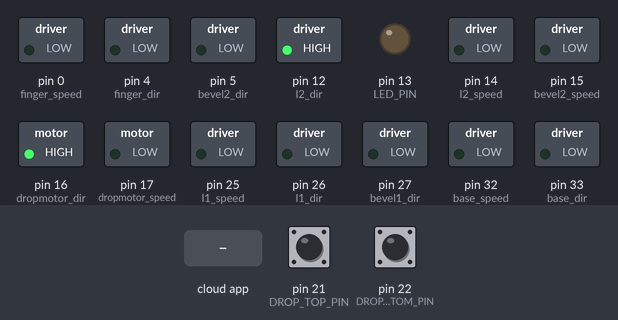
Simulated run of this sketch. Board: Arduino Mega 2560, built with avr-gcc and run on an emulated ATmega2560. Parts: switched loads named in the sketch (green lamp = pin HIGH), output pins drawn as LEDs (lit = HIGH). The test bench sets the inputs (shaded band); at power-on: pin 22 (DROP_BOTTOM_PIN) HIGH, pin 21 (DROP_TOP_PIN) HIGH. The ROS host is connected and sends only what is stated.

Above: at 1.2 s.
1.3 s: the phone or cloud app sets dropmotor to 0
At 2.0 s:
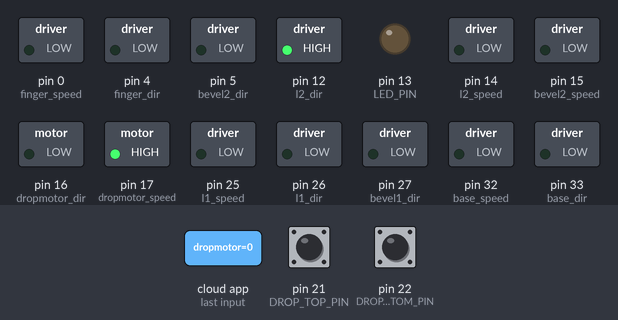
2.8 s: pin 22 (DROP_BOTTOM_PIN) pulled LOW for 0.15 s
At 2.88 s:
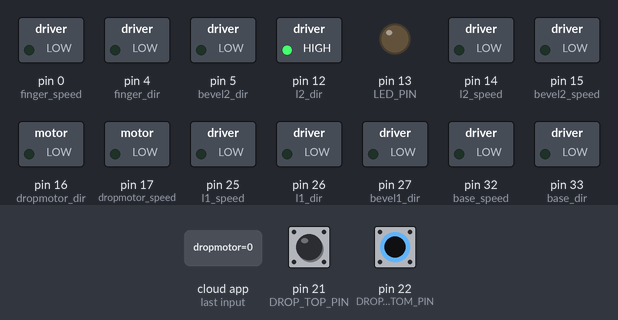
4.4 s: the phone or cloud app sets dropmotor to 1
At 5.6 s:
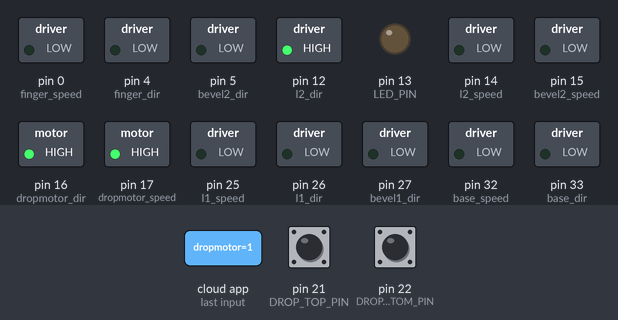
5.9 s: pin 21 (DROP_TOP_PIN) pulled LOW for 3.2 s
At 6.5 s:
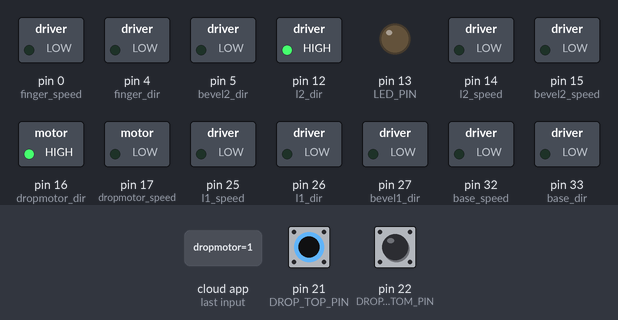
Timing chart, 0 to 10.6 s (numbered marks = the images above; inputs shaded):
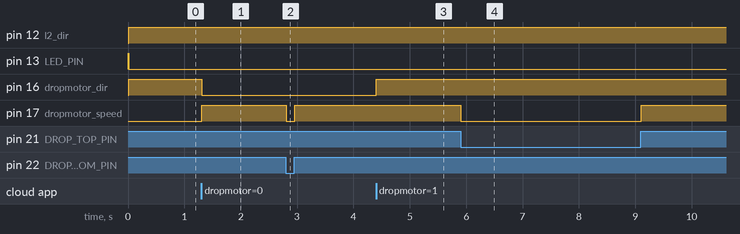

Measured:
- after the input at 1.3 s, pin 16 (dropmotor_dir): HIGH → LOW at once; pin 17 (dropmotor_speed): LOW → HIGH at once
- after the input at 2.8 s, pin 17 (dropmotor_speed): HIGH → LOW at once, → HIGH 0.15 s later
- after the input at 4.4 s, pin 16 (dropmotor_dir): LOW → HIGH at once
- after the input at 5.9 s, pin 17 (dropmotor_speed): HIGH → LOW at once, → HIGH 3.2 s later

The sketch:

ARM_IRC26.ino
```cpp
#include <micro_ros_arduino.h>
#include <stdlib.h>
#include <stdio.h>
#include <rcl/rcl.h>
#include <rcl/error_handling.h>
#include <rclc/rclc.h>
#include <rclc/executor.h>

#include <std_msgs/msg/float64.h>
#include <std_msgs/msg/int32_multi_array.h>
#include <std_msgs/msg/int32.h>

rcl_subscription_t subscriber1;
rcl_subscription_t subscriber2;
rcl_publisher_t publisher;
std_msgs__msg__Int32 drop_status;
std_msgs__msg__Int32MultiArray msg;
std_msgs__msg__Int32 msg_drop;


rclc_executor_t executor;
rclc_support_t support;
rcl_allocator_t allocator;
rcl_node_t node;
rcl_timer_t timer;

#define LED_PIN 13
#define DEADZONE 10

int l1 = 0;
int l2 = 0;
int base = 0;
int gripper = 0;
int rbevel = 0;
int lbevel = 0;


#define RCCHECK(fn) { rcl_ret_t temp_rc = fn; if((temp_rc != RCL_RET_OK)){error_loop();}}
#define RCSOFTCHECK(fn) { rcl_ret_t temp_rc = fn; if((temp_rc != RCL_RET_OK)){}}

void error_loop(){
  while(1){
    digitalWrite(LED_PIN, !digitalRead(LED_PIN));
  }
}
void timer_callback(rcl_timer_t* timer,int64_t last_call_time)
{
   RCLC_UNUSED(last_call_time);
  if (timer != NULL) {
    RCSOFTCHECK(rcl_publish(&publisher, &drop_status, NULL));
  }
}
void subscription_callback1(const void * msgin)
{
  const std_msgs__msg__Int32MultiArray * msg0 = (const std_msgs__msg__Int32MultiArray*)msgin;
  l1=msg0->data.data[0];
  l2=msg0->data.data[1];
  lbevel=msg0->data.data[2];
  rbevel=msg0->data.data[3];
  base=msg0->data.data[4];
  gripper=msg0->data.data[5];
  //digitalWrite(LED_PIN, (msg->data.data[0] == 0) ? LOW : HIGH);
}
void subscription_callback2(const void * msgin)
{
  const std_msgs__msg__Int32 * msg0 = (const std_msgs__msg__Int32*)msgin;
  msg_drop.data=msg0->data;


  //digitalWrite(LED_PIN, (msg->data.data[0] == 0) ? LOW : HIGH);
}
int l1_dir=26;
int l1_speed=25;
int l2_dir=12;
int l2_speed=14;
int base_dir=33;
int base_speed=32;
int finger_dir=4;
int finger_speed=0;
int bevel1_dir=27;
int bevel1_speed=13;
int bevel2_dir=5;
int bevel2_speed=15;
#define DROP_TOP_PIN 21
#define DROP_BOTTOM_PIN 22
int dropmotor_dir=16;
int dropmotor_speed=17;

void setup() {
  set_microros_transports();

  pinMode(l1_dir,OUTPUT);
  pinMode(l1_speed, OUTPUT);
  pinMode(l2_dir, OUTPUT);
  pinMode(l2_speed, OUTPUT);
  pinMode(base_dir, OUTPUT);
  pinMode(base_speed, OUTPUT);
  pinMode(bevel1_dir, OUTPUT);
  pinMode(bevel1_speed, OUTPUT);
  pinMode(bevel2_dir, OUTPUT);
  pinMode(bevel2_speed, OUTPUT);
  pinMode(finger_dir,OUTPUT);
  pinMode(finger_speed,OUTPUT);
  pinMode(dropmotor_dir,OUTPUT);
  pinMode(dropmotor_speed,OUTPUT);
  pinMode(DROP_TOP_PIN, INPUT_PULLUP);
  pinMode(DROP_BOTTOM_PIN, INPUT_PULLUP);


  pinMode(LED_PIN, OUTPUT);
  digitalWrite(LED_PIN, HIGH);

  msg_drop.data=2;
  msg.data.data = (int32_t*)malloc(6 * sizeof(int32_t));
  msg.data.size = 6;
  msg.data.capacity = 6;

  allocator = rcl_get_default_allocator();

  //create init_options
  RCCHECK(rclc_support_init(&support, 0, NULL, &allocator));

  // create node
  RCCHECK(rclc_node_init_default(&node, "micro_ros_arduino_node", "", &support));

  RCCHECK(rclc_publisher_init_default(
    &publisher,
    &node,
    ROSIDL_GET_MSG_TYPE_SUPPORT(std_msgs, msg, Int32),
    "drop_status"));
  // create subscriber
  RCCHECK(rclc_subscription_init_default(
    &subscriber1,
    &node,
    ROSIDL_GET_MSG_TYPE_SUPPORT(std_msgs, msg, Int32MultiArray),
    "mymotors"));

  RCCHECK(rclc_subscription_init_default(
    &subscriber2,
    &node,
    ROSIDL_GET_MSG_TYPE_SUPPORT(std_msgs, msg, Int32),
    "dropmotor"));

  const unsigned int timer_timeout = 1500;
  RCCHECK(rclc_timer_init_default(
    &timer,
    &support,
    RCL_MS_TO_NS(timer_timeout),
    timer_callback));

  // create executor
  RCCHECK(rclc_executor_init(&executor, &support.context, 3, &allocator));
  RCCHECK(rclc_executor_add_subscription(&executor, &subscriber1, &msg, &subscription_callback1, ON_NEW_DATA));
  RCCHECK(rclc_executor_add_subscription(&executor, &subscriber2, &msg_drop, &subscription_callback2, ON_NEW_DATA));
  RCCHECK(rclc_executor_add_timer(&executor, &timer));
}

void loop() {
  RCCHECK(rclc_executor_spin_some(&executor, RCL_MS_TO_NS(10))); //100Hz

  //link1
    if(msg_drop.data==1)
  {
    if(digitalRead(DROP_TOP_PIN)==LOW)
    {
      digitalWrite(dropmotor_dir,HIGH);
      analogWrite(dropmotor_speed,0);
      drop_status.data=1;
    }
    else{
      digitalWrite(dropmotor_dir,HIGH);
      analogWrite(dropmotor_speed,255);
      drop_status.data=2;
    }
  }
  else if (msg_drop.data==0)
  {
    if(digitalRead(DROP_BOTTOM_PIN)==LOW)
    {
      digitalWrite(dropmotor_dir,LOW);
      analogWrite(dropmotor_speed,0);
      drop_status.data=0;
    }
    else{
      digitalWrite(dropmotor_dir,LOW);
      analogWrite(dropmotor_speed,255);
      drop_status.data=2;
    }
  }
  else
  {
    digitalWrite(dropmotor_dir,HIGH);
    analogWrite(dropmotor_speed,0);
  }
  if(l1>0)
  {
    digitalWrite(l1_dir,HIGH);
    analogWrite(l1_speed,l1);
  }
  else
  {
    digitalWrite(l1_dir,LOW);
    analogWrite(l1_speed,-l1);
  }

  //link2
  if(l2>0)
  {
    digitalWrite(l2_dir,LOW);
    analogWrite(l2_speed,l2);
  }
  else
  {
    digitalWrite(l2_dir,HIGH);
    analogWrite(l2_speed,-l2);
  }

  //base_yaw
  if(base>0)
  {
    digitalWrite(base_dir,HIGH);
    analogWrite(base_speed,base);
  }
  else if(base<0)
  {
    digitalWrite(base_dir,LOW);
    analogWrite(base_speed,-base);
  }
  else
  {
    digitalWrite(base_dir,LOW);
    analogWrite(base_speed,0);
  }

  //end_effector
  if(gripper>0) {
    digitalWrite(finger_dir,HIGH);
    analogWrite(finger_speed,gripper);
  }
  else if(gripper<0)
  {
    digitalWrite(finger_dir,LOW);
    analogWrite(finger_speed,-gripper);
  }
  else
  {
    digitalWrite(finger_dir,LOW);
    analogWrite(finger_speed,0);
  }

  if(abs(lbevel) < DEADZONE){
    analogWrite(bevel1_speed, 0);
    analogWrite(bevel2_speed, 0);
  }

  else{
    //bevel left
  if(lbevel>0)
  {
    digitalWrite(bevel1_dir, LOW);
     analogWrite(bevel1_speed,lbevel);
  }
  else
  {
    digitalWrite(bevel1_dir,HIGH);
    analogWrite(bevel1_speed,-lbevel);
  }

    //bevel right
  if(rbevel>0)
  {
    digitalWrite(bevel2_dir,LOW);
    analogWrite(bevel2_speed,rbevel);
  }
  else
  {
    digitalWrite(bevel2_dir,HIGH);
    analogWrite(bevel2_speed,-rbevel);
  }

  }
}
```
